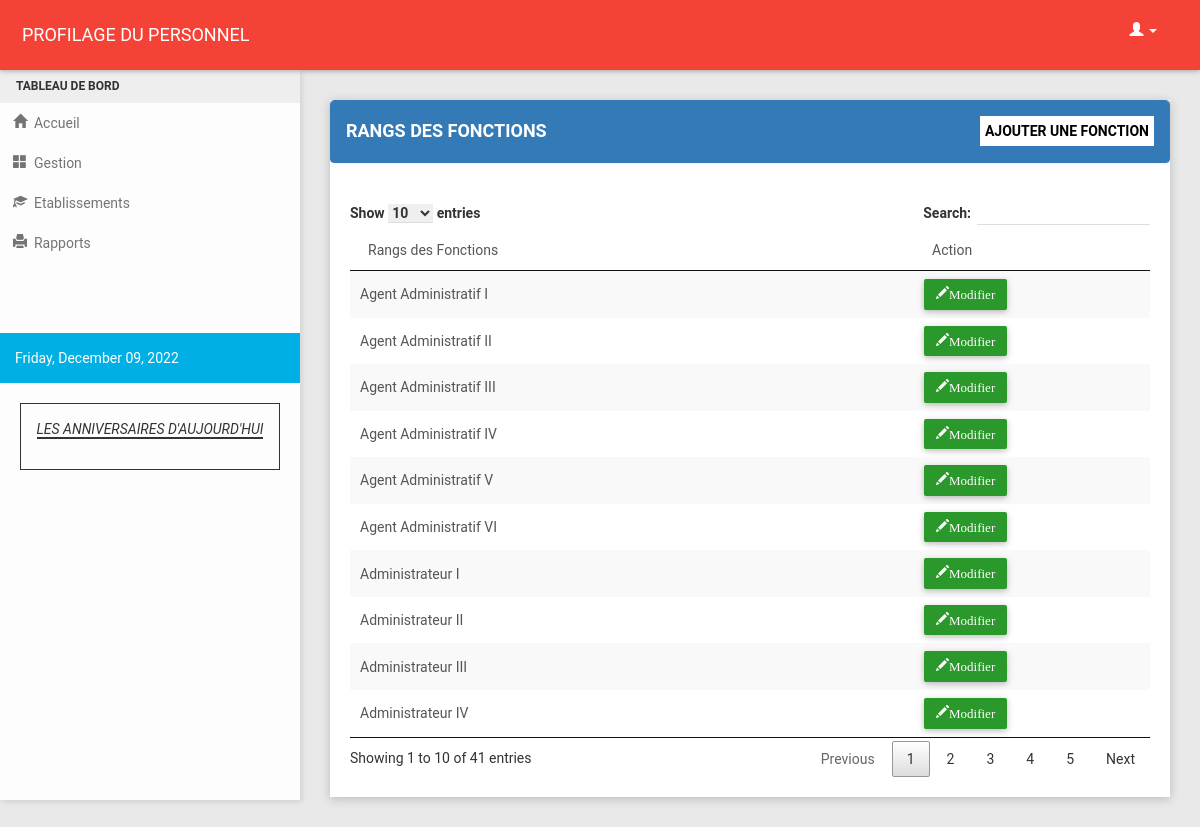
The page /gass_rank_table.php on the database its author committed.
### tables this page shows
CREATE TABLE `tbl_gass_rank` (
  `gass_id` int(3) NOT NULL,
  `gass_name` char(50) NOT NULL
);

### gass_rank_table.php (the view, shortened to what this page needs)
<?php
include("header.php");
?>
 <section class="content">
        <div class="container-fluid">
            <div class="row clearfix">
                <div class="col-lg-12 col-md-12 col-sm-12 col-xs-12">
                    <div class="card">
                        <div class = "panel panel-primary">
                            <div class = "panel-heading">
                                <h4>RANGS DES FONCTIONS</h4>
                                <?php include("add_gass_rank_modal.php"); ?>
                            </div>
                        </div>
                        <div id="print">
                            <div class="body">
                                <table id = "example" class = "stripe" cellspacing = "0" >
                                <thead>
                                    <tr>
                                        <td>Rangs des Fonctions</td>
                                        <td width = "200px">Action</td>
                                    </tr>
                                </thead>
                                <tbody>
                                <?php
                                    include('connect.php');
                                    $display = $con->prepare("SELECT * FROM tbl_gass_rank ORDER BY gass_id ASC");
                                    $display->execute();
                                    $fetch = $display->fetchAll();
                                    foreach($fetch as $key => $row) { ?>
                                <tr>
                                        <td><?php echo $row['gass_name']; ?></td>
                                        <td>
                                            <?php include("edit_gass_rank.php") ?>
                                        </td>
                                    </tr>
                                     <?php
                                     }?>
</section>
<?php
include("script.php");
?>

### edit_gass_rank.php (shortened to what this page needs)
<a class="btn btn-success" href="#edit<?php echo $row['gass_id']?>" data-toggle="modal">
    <span class = "glyphicon glyphicon-pencil" aria-hidden = "true">Modifier</span>
</a>
</div>

### rows shown on the page
tbl_gass_rank: gass_name "Agent Administratif I"
tbl_gass_rank: gass_name "Agent Administratif II"
tbl_gass_rank: gass_name "Agent Administratif III"
tbl_gass_rank: gass_name "Agent Administratif IV"
tbl_gass_rank: gass_name "Agent Administratif V"
tbl_gass_rank: gass_name "Agent Administratif VI"
tbl_gass_rank: gass_name "Administrateur I"
tbl_gass_rank: gass_name "Administrateur II"
tbl_gass_rank: gass_name "Administrateur III"
tbl_gass_rank: gass_name "Administrateur IV"
